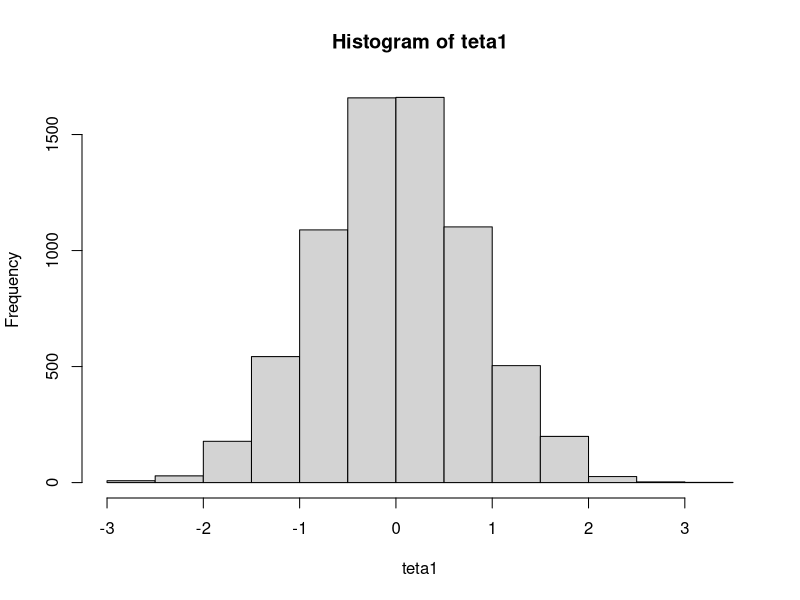
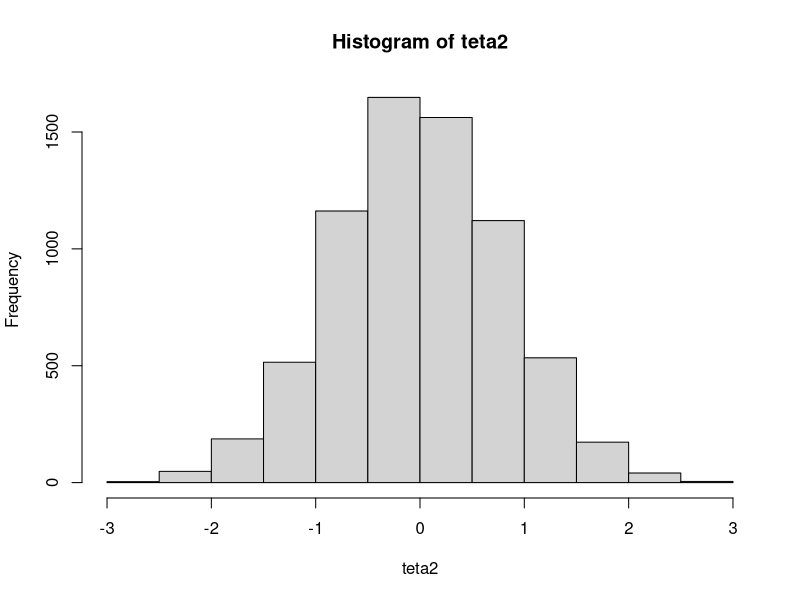
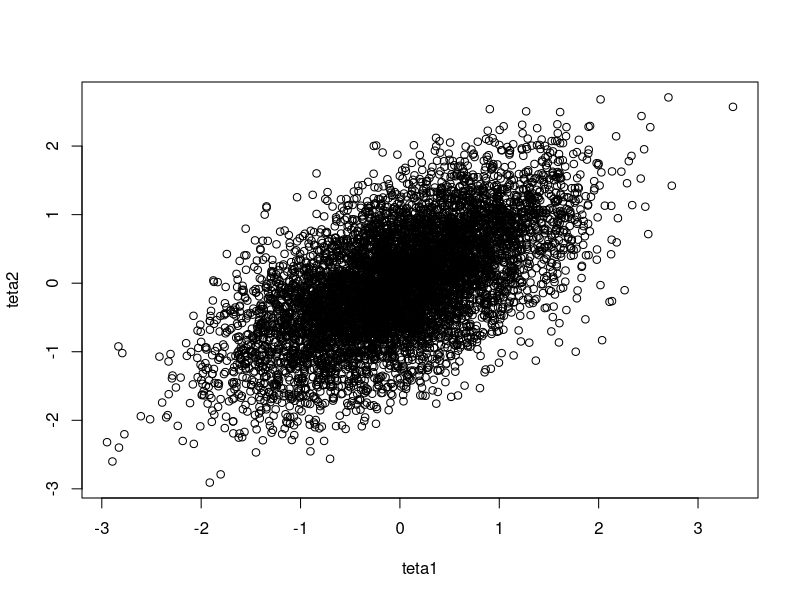
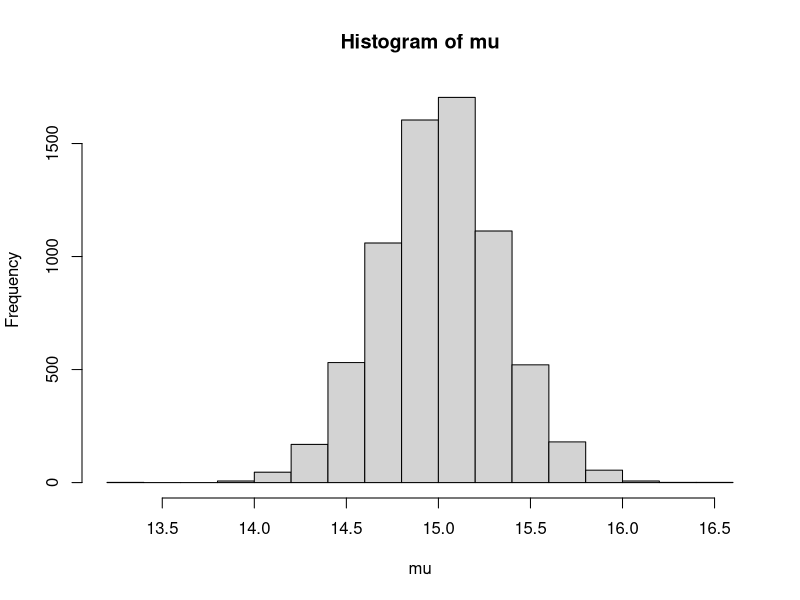
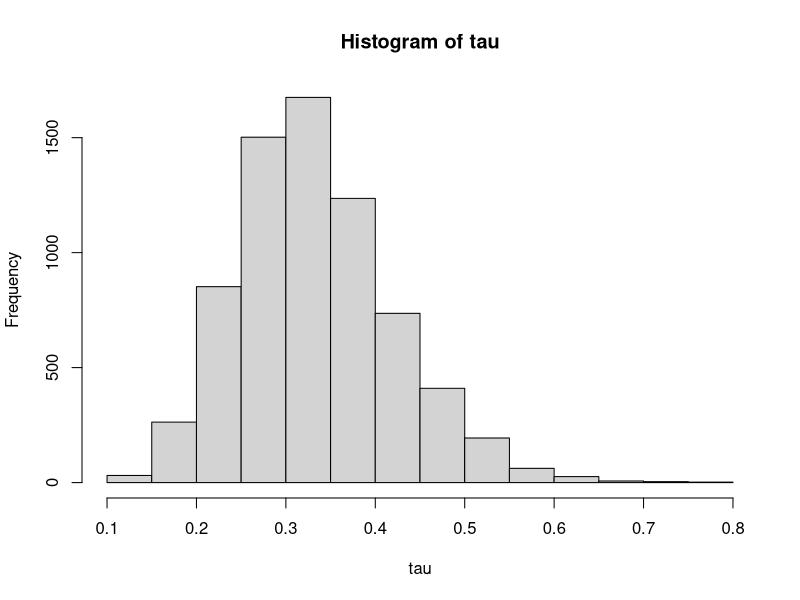
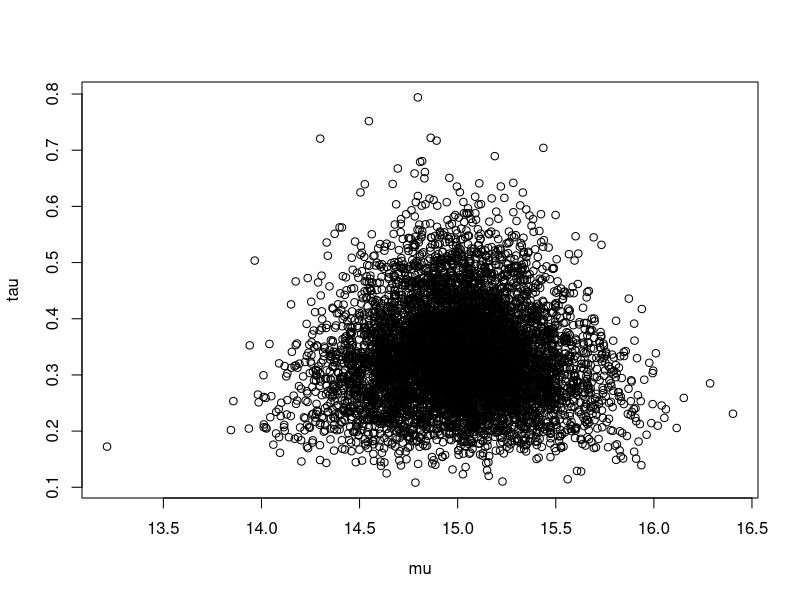

Recreate these plots in R, in order.
## ---- chunk 1
#inicijalizacija parametara uslovnih raspodela
ro <- 0.6
#S - koliko prvih elemenata odbacujemo
S <- 3000
#inic niza
teta1 <- teta2 <- rep(NA, 10000)
# incijalizacija pocetka (ne preterano bitna zbog prirode algoritma)
teta2[1] <- teta1[1] <- 1;

for(i in 2:10000){
  #uslovna f(teta1|teta2)
  teta1[i] <- rnorm(n = 1, mean = ro * teta2[i - 1], sd = 1 - ro * ro)
  #uslovna f(teta2|teta1)
  teta2[i] <- rnorm(n = 1, mean = ro * teta1[i], sd = 1 - ro * ro)
  #stampanje napretka
}
# odbacivanje pocetka
teta1 <- teta1[-(1:S)]
teta2 <- teta2[-(1:S)]

mean(teta1)
mean(teta2)

hist(teta1)
hist(teta2)

plot(teta1, teta2)
## ---- chunk 2
# statistike uzorka
# velicina uzorka
n <- 30
# uzoracka sredina
xs <- 15
# uzoracka disperzija
s2 <- 3

#inicijalizacija nizova
mu <- tau <- rep(NA, 10000)
# pocetni deo koji odbacujemo
S <- 3000
# incijalizacija
tau[1] <- 1
for(i in 2:10000) {
  #racunanje uslovne raspodele f(mu|tau)
  mu[i] <- rnorm(n = 1, mean = xs, sd = sqrt(1 / (n * tau[i - 1])))
  #f(tau|mu)
  tau[i] <- rgamma(n = 1, shape = n / 2, scale = 2 / ((n - 1) * s2 + n * (mu[i] - xs)^2))
}
# odbacivanje pocetaka
mu <- mu[-(1:S)]
tau <- tau[-(1:S)]

mean(mu)
mean(tau)

hist(mu)
hist(tau)

plot(mu, tau)
